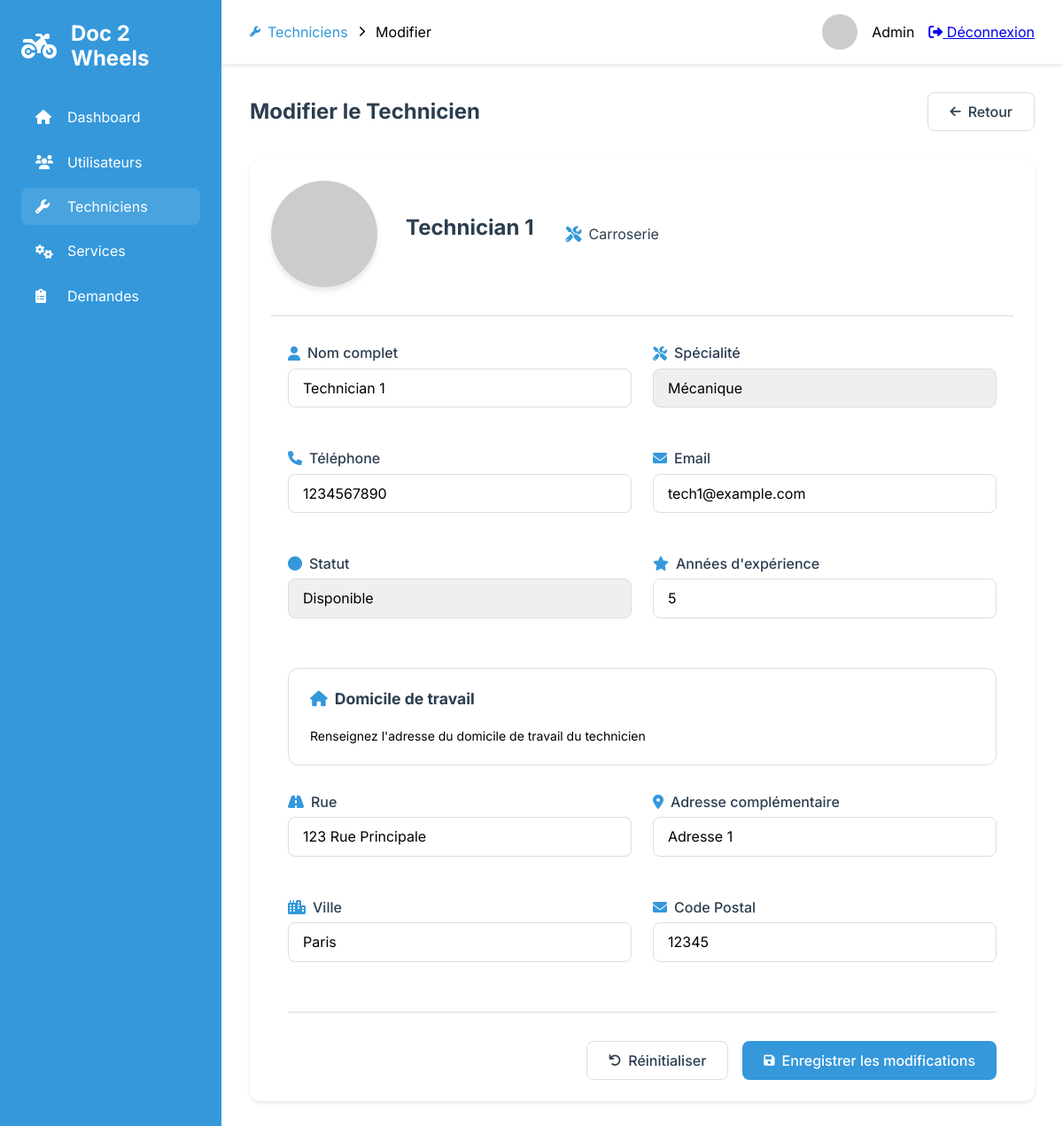
Page /admin/technicians/edit/1 (signed in) on the committed database.
### tables this page shows
CREATE TABLE technicians (
    id INT AUTO_INCREMENT PRIMARY KEY,
    name VARCHAR(255) NOT NULL,
    email VARCHAR(255) NOT NULL UNIQUE,
    speciality VARCHAR(255) NOT NULL,
    phone VARCHAR(20),
    available TINYINT DEFAULT 1,
    status ENUM('available', 'busy', 'offline') NOT NULL,
    experience INT NOT NULL,
    location_id INT,
    FOREIGN KEY (location_id) REFERENCES locations(id)
);

CREATE TABLE locations (
    id INT AUTO_INCREMENT PRIMARY KEY,
    street VARCHAR(255) NOT NULL,
    address TEXT NOT NULL,
    city VARCHAR(255) NOT NULL,
    postal_code VARCHAR(10) NOT NULL
);

### src/Views/admin/technicians/edit.view.php (the view, shortened to what the rows shown need)
<!DOCTYPE html>
<html lang="fr">
<head>
    <link rel="stylesheet" href="../../../../sass/dist/css/main.css">
    <link rel="stylesheet" href="https://cdnjs.cloudflare.com/ajax/libs/font-awesome/6.0.0/css/all.min.css">
</head>
<body class="admin-layout">
    <main class="admin-main">
        <div class="admin-content">
            <div class="content-header">
                <h1>Modifier le Technicien</h1>
            </div>
            <div class="card">
                <div class="technician-profile-header">
                    <div class="technician-info">
                        <h2><?= $technician->name ?></h2>
                        <span class="specialty-badge large">
                            <?php
                            $icon = match($technician->speciality) {
                                'Mécanique' => 'fa-wrench',
                                'Électrique' => 'fa-bolt',
                                'Carrosserie' => 'fa-car',
                                default => 'fa-tools'
                            };
                            ?>
                            <i class="fas <?= $icon ?>"></i>
                            <?= $technician->speciality ?>
                        </span>
                    </div>
                </div>
                <form method="post" action="/admin/technicians/edit/<?= $technician->id ?>" class="admin-form">
                    <div class="form-row">
                        <div class="form-group">
                            <label for="name">
                                <i class="fas fa-user"></i>
                                Nom complet
                            </label>
                            <input type="text" id="name" name="name" required
                                   class="form-control" value="<?= $technician->name ?>"
                                   placeholder="John Doe">
                        </div>
                    </div>
                    <div class="form-row">
                        <div class="form-group">
                            <label for="phone">
                                <i class="fas fa-phone"></i>
                                Téléphone
                            </label>
                            <input type="tel" id="phone" name="phone" required
                                   class="form-control" value="<?= $technician->phone ?>"
                                   placeholder="06 12 34 56 78">
                        </div>
                        <div class="form-group">
                            <label for="email">
                                <i class="fas fa-envelope"></i>
                                Email
                            </label>
                            <input type="email" id="email" name="email" required
                                   class="form-control" value="<?= $technician->email ?>"
                                   placeholder="john@doc2wheels.com">
                        </div>
                    </div>
                    <div class="form-row">
                        <div class="form-group">
                            <label for="status">
                                <i class="fas fa-circle"></i>
                                Statut
                            </label>
                            <select id="status" name="status" required class="form-control">
                                <option value="available" <?= ($technician->status ?? 'available') === 'available' ? 'selected' : '' ?>>Disponible</option>
                            </select>
                        </div>
                        <div class="form-group">
                            <label for="experience">
                                <i class="fas fa-star"></i>
                                Années d'expérience
                            </label>
                            <input type="number" id="experience" name="experience"
                                   class="form-control" value="<?= $technician->experience ?? '' ?>"
                                   min="0" step="1" placeholder="5">
                        </div>
                    </div>
                    <div class="form-row">
                        <div class="form-group">
                            <label for="location_street">
                                <i class="fas fa-road"></i>
                                Rue
                            </label>
                            <input type="text" id="location_street" name="location_street" required
                                   class="form-control" value="<?= $location->street ?? '' ?>"
                                   placeholder="123 Rue Principale">
                        </div>
                        <div class="form-group">
                            <label for="location_address">
                                <i class="fas fa-map-marker-alt"></i>
                                Adresse complémentaire
                            </label>
                            <input type="text" id="location_address" name="location_address" required
                                   class="form-control" value="<?= $location->address ?? '' ?>"
                                   placeholder="Appartement 1">
                        </div>
                    </div>
                    <div class="form-row">
                        <div class="form-group">
                            <label for="location_city">
                                <i class="fas fa-city"></i>
                                Ville
                            </label>
                            <input type="text" id="location_city" name="location_city" required
                                   class="form-control" value="<?= $location->city ?? '' ?>"
                                   placeholder="Ville">
                        </div>
                        <div class="form-group">
                            <label for="location_postal_code">
                                <i class="fas fa-envelope"></i>
                                Code Postal
                            </label>
                            <input type="text" id="location_postal_code" name="location_postal_code" required
                                   class="form-control" value="<?= $location->postal_code ?? '' ?>"
                                   placeholder="12345">
                        </div>
                    </div>
                </form>
            </div>
        </div>
    </main>
</body>
</html>

### rows in the picture
technicians: name "Technician 1", speciality "Carroserie", phone "1234567890", email "tech1@example.com", status "Disponible", experience "5"
locations: location_street "123 Rue Principale", location_address "Adresse 1", location_city "Paris", location_postal_code "12345"
